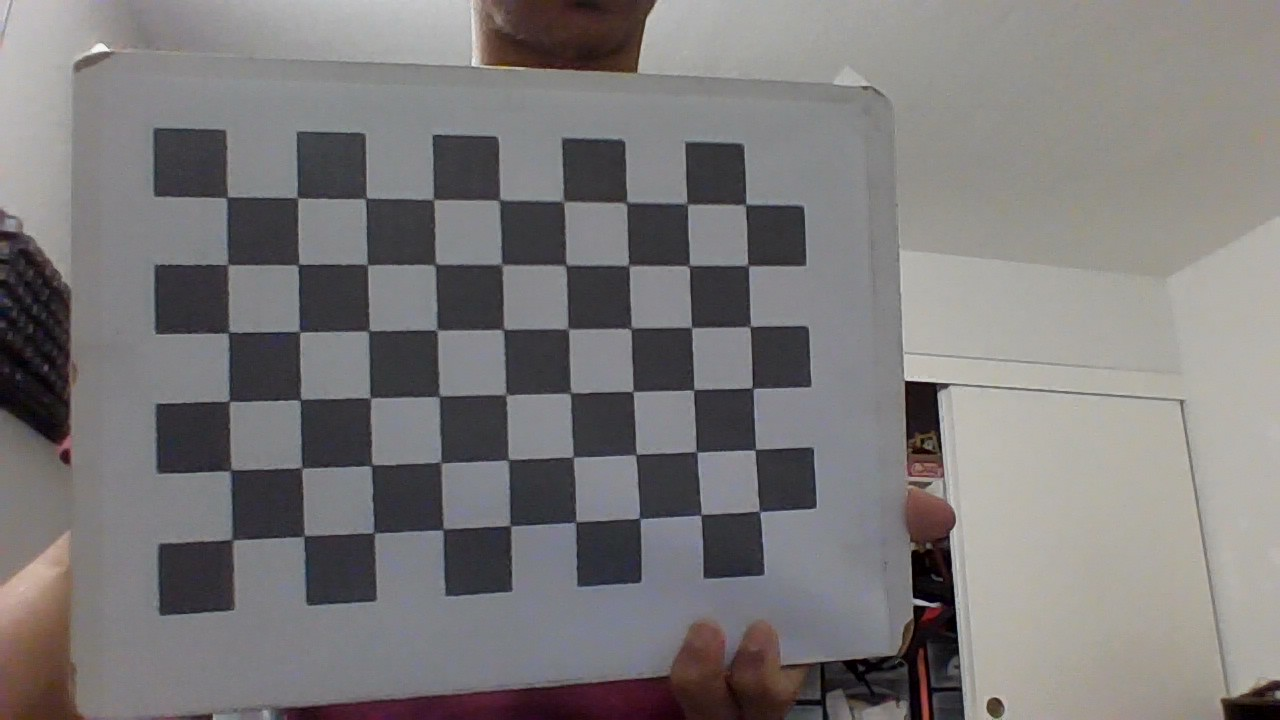
//> input picture calib/3.jpg, 1280 x 720 px, given in place of 3.png, which was not available
$ ./orb_cv   (built with g++ and OpenCV 4)
//> lines starting //> are read from the running program, lines starting //| are printed output that depends on the picture; pictures that were not available may be replaced by others from this repository, and a replacement may not be noted
#include <iostream>

#include <opencv2/core/core.hpp>
#include <opencv2/features2d/features2d.hpp>
#include <opencv2/highgui/highgui.hpp>
#include <opencv2/imgproc/imgproc.hpp>

#include <vector>

#include <chrono>

using namespace std;
using namespace cv;


int main(int argc, char **argv) {
    /*
    if(argc != 3) {
        cout << "usage: feature extraction img1 img2" << endl;
        return 1;
    }

    */

    //read images

    Mat img_1 = imread("../images_1/3.png", IMREAD_COLOR);
//> img_1 is the input picture: 720 rows x 1280 cols, CV_8UC3; mean B, G, R 121.3, 121.1, 123.9
    Mat img_2 = imread("../images_1/4.png", IMREAD_COLOR);
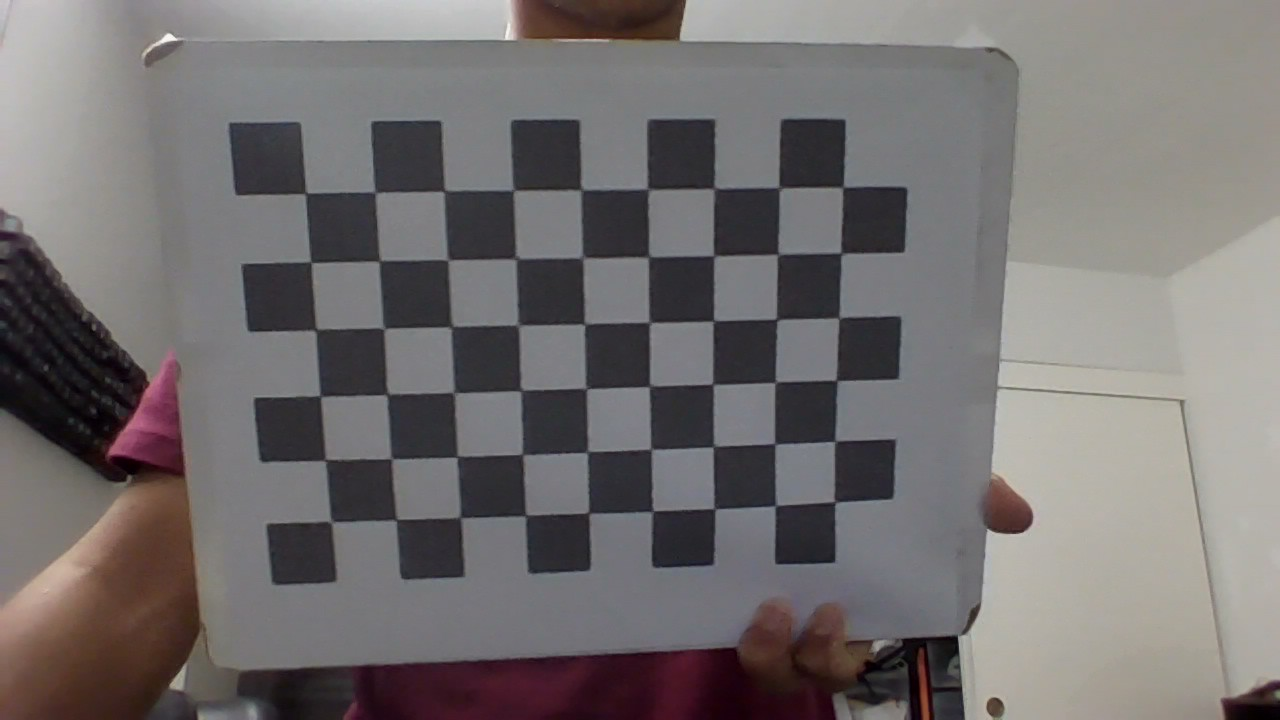
//> input picture calib/4.jpg, 1280 x 720 px, given in place of 4.png, which was not available
//> img_2 is the input picture: 720 rows x 1280 cols, CV_8UC3; mean B, G, R 111.2, 111.2, 115.4


    resize(img_1, img_1, Size(), 0.1, 0.1);
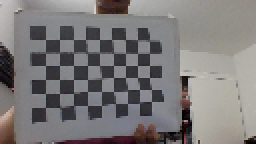
//> img_1: 72 rows x 128 cols, CV_8UC3 (shown 2 times larger); mean B, G, R 121.4, 121.3, 124
    resize(img_2, img_2, Size(), 0.1, 0.1);
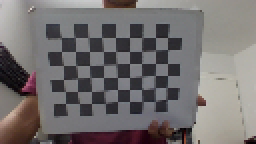
//> img_2: 72 rows x 128 cols, CV_8UC3 (shown 2 times larger); mean B, G, R 111.4, 111.4, 115.7

    //init

    vector<KeyPoint> keypoints_1, keypoints_2;
    Mat descriptors_1, descriptors_2;
    Ptr<FeatureDetector> detector = ORB::create();
    Ptr<DescriptorExtractor> descriptor = ORB::create();
    Ptr<DescriptorMatcher> matcher = DescriptorMatcher::create("BruteForce-Hamming");

    chrono::steady_clock::time_point t1 = chrono::steady_clock::now();

    detector->detect(img_1, keypoints_1);
//> keypoints_1 = 11 keypoints; strongest (x, y, size): (92, 38, 31), (90, 36, 31), (54, 40, 31), (53, 38, 31)
    detector->detect(img_2, keypoints_2);
//> keypoints_2 = 14 keypoints; strongest (x, y, size): (82, 40, 31), (80, 38, 31), (67, 37, 31), (46, 35, 31)


    descriptor->compute(img_1,keypoints_1,descriptors_1);
    descriptor->compute(img_2,keypoints_2,descriptors_2);

    chrono::steady_clock::time_point t2 = chrono::steady_clock::now();

    chrono::duration<double> time_used = chrono::duration_cast<chrono::duration<double>>(t2-t1);

    cout << "extract ORB cost = " << time_used.count() << " seconds. " << endl;

    Mat outimg1;

    drawKeypoints(img_1, keypoints_1, outimg1, Scalar::all(-1), DrawMatchesFlags::DEFAULT);
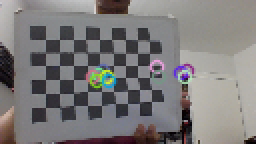
//> outimg1: 72 rows x 128 cols, CV_8UC3 (shown 2 times larger); mean B, G, R 122.3, 122.3, 124.7
    imshow("Orb Features", outimg1);

    vector<DMatch> matches;

    t1 = chrono::steady_clock::now();

    matcher->match(descriptors_1, descriptors_2, matches);
//> matches = 11 matches

    t2 = chrono::steady_clock::now();

    time_used = chrono::duration_cast<chrono::duration<double>>(t2-t1);

    cout << "match ORB cost = " << time_used.count() << " seconds." << endl;

    auto min_max = minmax_element(matches.begin(), matches.end(), [](const DMatch &m1, const DMatch &m2) {return m1.distance < m2.distance;});

    double min_dist = min_max.first->distance;
//> min_dist = 17
    double max_dist = min_max.second->distance;
//> max_dist = 116

    printf("-- Max Dist : %f \n", max_dist);
//| -- Max Dist : 116.000000
    printf("-- Min Dist : %f \n", min_dist);
//| -- Min Dist : 17.000000

    vector<DMatch> good_matches;

    for(int i = 0; i < descriptors_1.rows; i++) {
        if(matches[i].distance <= max(2 * min_dist, 30.0)) {
            good_matches.push_back(matches[i]);
        }
    }

    Mat img_match;
    Mat img_goodmatch;

    drawMatches(img_1, keypoints_1, img_2, keypoints_2, matches, img_match);
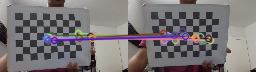
//> img_match: 72 rows x 256 cols, CV_8UC3; mean B, G, R 117.9, 115.8, 121.3
    drawMatches(img_1, keypoints_1, img_2, keypoints_2, good_matches, img_goodmatch);
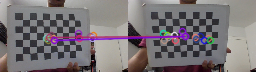
//> img_goodmatch: 72 rows x 256 cols, CV_8UC3; mean B, G, R 118.5, 114.8, 121.4

    imshow("all matches", img_match);
    imshow("good matches", img_goodmatch);
    waitKey(0);

    return 0;

}
